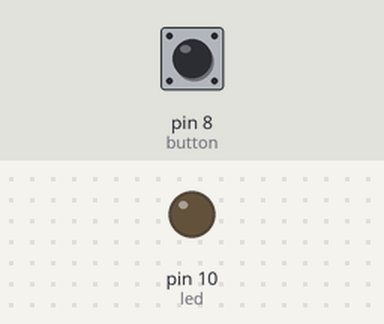
A sketch run on a simulated Arduino Uno, built with avr-gcc and run on an emulated ATmega328P. On the bench: output pins drawn as LEDs (lit = HIGH). The test bench sets the inputs (shaded band); at power-on: pin 8 (button) LOW.

Above: at 1.2 s.
1.3 s: pin 8 (button) pulled HIGH for 0.15 s
At 1.37 s:
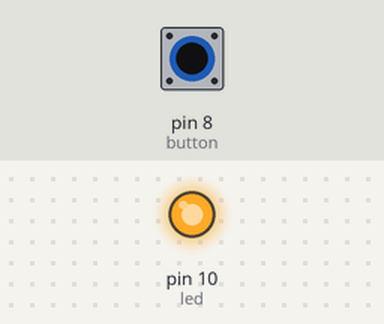
2.9 s: pin 8 (button) pulled HIGH for 3.2 s
At 6.8 s:
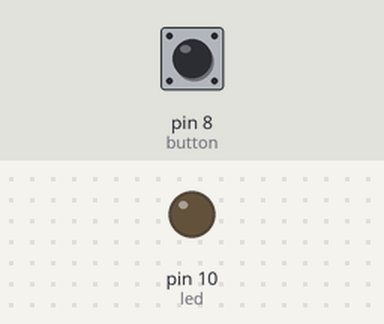
Timing chart, 0 to 8.3 s (numbered marks = the images above; inputs shaded):
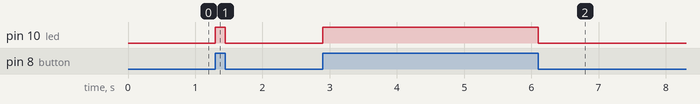

Measured:
- after the input at 1.3 s, pin 10 (led): LOW → HIGH at once, → LOW 0.15 s later
- after the input at 2.9 s, pin 10 (led): LOW → HIGH at once, → LOW 3.2 s later

The sketch:

LedWithButton.ino
```cpp
#define button 8
#define led 10

int button_status = 0;

void setup() {
  pinMode(button,INPUT);
  pinMode(led,OUTPUT);
}

void loop() {
  button_status = digitalRead(button);

  if(button_status == 1)
    digitalWrite(led,HIGH);
  else
    digitalWrite(led,LOW);

}
```
